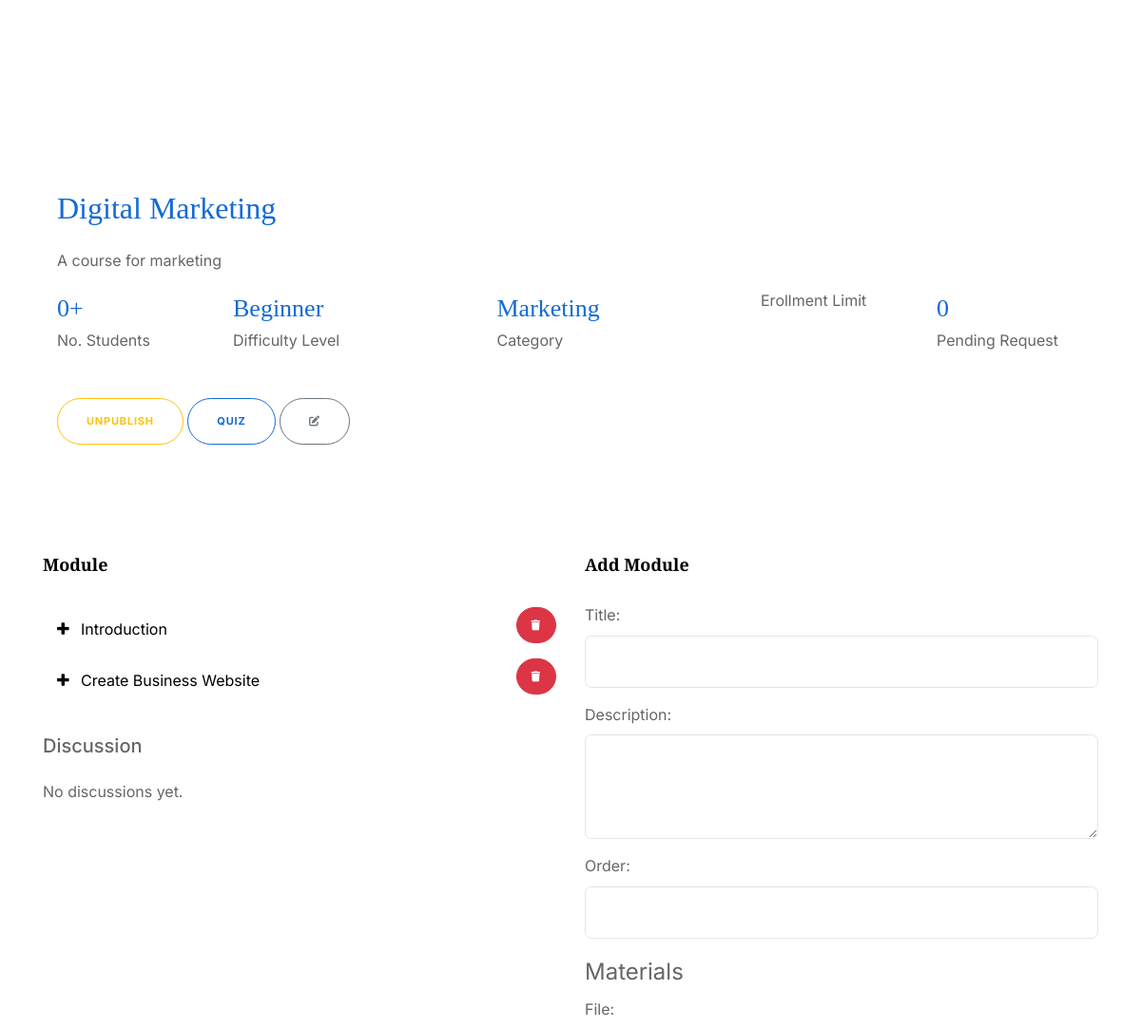
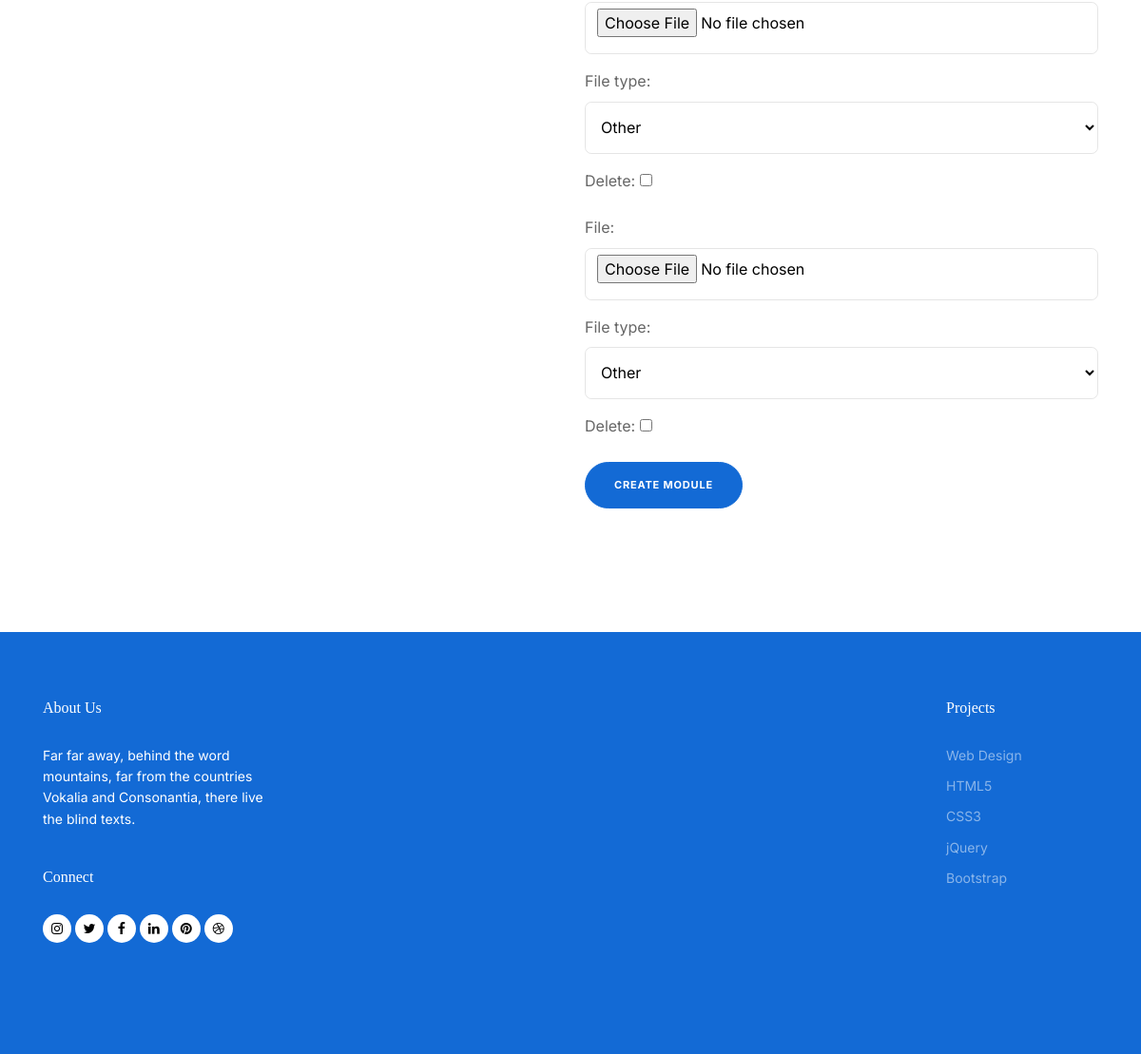
The app's page /instructor/course/7/ with its own data (2 pictures, top to bottom).
### core/models.py (models this page shows, shortened)
class Course(models.Model):
    DIFFICULTY_LEVEL_CHOICES = [
        ('Beginner', 'Beginner'),
        ('Intermediate', 'Intermediate'),
        ('Advanced', 'Advanced'),
    ]
    title = models.CharField(max_length=200)
    description = models.TextField()
    instructor = models.ForeignKey(CustomUser, limit_choices_to={'role': 'instructor'}, on_delete=models.SET_NULL, null=True, blank=True)
    category = models.ForeignKey('CourseCategory', on_delete=models.SET_NULL, null=True, blank=True,related_name='course')
    prerequisites = models.ManyToManyField('self', blank=True, symmetrical=False, related_name='required_by')
    difficulty_level = models.CharField(max_length=50, choices=DIFFICULTY_LEVEL_CHOICES)
    is_published = models.BooleanField(default=False)
    created_at = models.DateTimeField(auto_now_add=True)
    updated_at = models.DateTimeField(auto_now=True)

class CourseCategory(models.Model):
    name = models.CharField(max_length=100)
    parent_category = models.ForeignKey(MainCategory, null=True, blank=True, on_delete=models.SET_NULL, related_name='subcategories')
    def __str__(self):
        return self.name

class CourseModule(models.Model):
    course = models.ForeignKey(Course, on_delete=models.CASCADE, related_name='modules')
    title = models.CharField(max_length=200)
    description = models.TextField(blank=True)
    order = models.PositiveIntegerField()
    class Meta:
        ordering = ['order']

### instructor/views.py (the view, shortened to what this page needs)
# urls.py: path('course/<int:course_id>/', CourseDetailView.as_view(), name='course_detail'),
class CourseDetailView(View):
    def get(self, request, *args, **kwargs):
        course_id = kwargs.get('course_id')
        course = get_object_or_404(Course, id=course_id)
        module_form = CourseModuleForm()
        module_formset = ModuleMaterialFileFormSet(instance=CourseModule())  # Pass a new, empty instance
        modules = CourseModule.objects.filter(course=course)
        course_form = CourseForm(instance=course)
        pending_count = EnrollmentRequest.objects.filter(course=course, status='pending').count()
        accepted_count = EnrollmentRequest.objects.filter(course=course, status='approved').count()
        discussion_form = DiscussionForm()
        discussions = Discussion.objects.filter(course=course).order_by('timestamp')
        discussions_dict = {}
        return render(request, 'instructor_course_detail.html', {
            'course': course,
            'module_form': module_form,
            'module_formset': module_formset,
            'modules': modules,
            'course_form': course_form,
            'pending_count': pending_count,
            'accepted_count': accepted_count,
            'discussions': discussions_dict,
            'discussion_form': discussion_form
        })

### instructor/forms.py
class CourseModuleForm(forms.ModelForm):
    class Meta:
        model = CourseModule
        fields = ['title', 'description', 'order']
        widgets = {
            'title': forms.TextInput(attrs={'class': 'form-control'}),
            'description': forms.Textarea(attrs={'class': 'form-control',"rows": 4}),
            'order': forms.NumberInput(attrs={'class': 'form-control'}),
        }

class CourseForm(forms.ModelForm):
    class Meta:
        model = Course
        fields = ['title', 'description', 'category', 'difficulty_level']
        widgets = {
            'title': forms.TextInput(attrs={'class': 'form-control'}),
            'description': forms.Textarea(attrs={'class': 'form-control',"rows": 4}),
            'category': forms.Select(attrs={'class': 'form-control'}),
            'difficulty_level': forms.Select(attrs={'class': 'form-control'}),
        }
    def __init__(self, *args, **kwargs):
        super().__init__(*args, **kwargs)
        self.fields['category'].queryset = CourseCategory.objects.all()

### instructor/templates/instructor_course_detail.html (shortened to what this page needs)
{% extends "base1.html" %}
{%load static%}
{% block body_block %}
    <div class="untree_co-section">
      <div class="container">
        <div class="untree_co-section">
          <div class="container">
            <div class="row justify-content-between">
              <div class="col-lg-12">
                <h2 class="line-bottom mb-4" data-aos="fade-up" data-aos-delay="0">{{ course.title }}</h2>
                <p data-aos="fade-up" data-aos-delay="100">{{ course.description }}</p>
                <div class="row count-numbers mb-5">
                  <div class="col-2 col-lg-2" data-aos="fade-up" data-aos-delay="0">
                    <a href="{%url 'course_enrolled_students' course.id%}"><span class="counter d-block"><span data-number="{{ accepted_count }}">0</span><span>+</span></span>
                    </a>
                    <span class="caption-2">No. Students</span>
                  </div>
                  <div class="col-3 col-lg-3" data-aos="fade-up" data-aos-delay="100">
                    <span class="counter d-block">{{ course.difficulty_level}}</span>
                    <span class="caption-2">Difficulty Level</span>
                  </div>
                  <div class="col-3 col-lg-3" data-aos="fade-up" data-aos-delay="100">
                    <span class="counter d-block">{{ course.category}}</span>
                    <span class="caption-2">Category</span>
                  </div>
                  <div class="col-2 col-lg-2" data-aos="fade-up" data-aos-delay="100">
                    <span class="caption-2">Erollment Limit</span>
                  </div>
                  <div class="col-2 col-lg-2" data-aos="fade-up" data-aos-delay="100">
                    <a href="{%url 'pending_requests'%}?course_id={{course.id}}"><span class="counter d-block"><span data-number="{{ pending_count }}">0</span></span></a>
                    <span class="caption-2">Pending Request</span>
                  </div>
                </div>
                <p data-aos="fade-up" data-aos-delay="200">
                  <form method="post" style="display:inline;">
                    {% if course.is_published %}
                    <button type="submit" name="unpublish" class="btn btn-outline-warning btn-xs">Unpublish</button>
                    {% else %}
                    <button type="submit" name="publish" class="btn btn-outline-success btn-xs">Publish</button>
                    {% endif %}
                  </form>
                  <a href="{%url 'instructor_course_quiz' course.id%}"><button class="btn btn-outline-primary">Quiz</button></a>
                  <button type="button" class="btn btn-outline-secondary btn-xs" data-toggle="modal" data-target="#editModal{{ course.id }}"><i class="fa fa-edit"></i></button>
                </p>
              </div>
            </div>
          </div>
        </div>
        <div class="row">
          <div class="col-lg-6">
            <div class="custom-block" data-aos="fade-up">
              <h2 class="section-title">Module</h2>
              <div class="custom-accordion" id="accordion_1">
                {% for module in modules %}
                    <div class="accordion-item">
                        <h2 class="mb-0 d-flex">
                            <button class="btn btn-link collapsed" type="button" data-toggle="collapse" data-target="#collapse_{{ module.id }}" aria-expanded="false" aria-controls="collapse_{{ module.id }}">
                                {{ module.title }}
                            </button>
                            <form action="{% url 'delete_course_module' course_id=course.id %}" method="post" style="display:inline;">
                              <button type="submit" class="btn btn-sm btn-danger">
                                  <i class="fa fa-trash"></i>
                              </button>
                           </form>
                        </h2>
                    </div>
                {% empty %}
                    <div class="accordion-item">
                        <div class="accordion-body">
                            No modules available.
                        </div>
                    </div>
                {% endfor %}
              </div>
            </div>
              <h5>Discussion</h5>
              <div class="discussion-container mt-4">
              {% for message_id, discussion_data in discussions.items %}
                  {% with discussion=discussion_data.message %}
                  <div class="border p-3 mb-2">
                      <strong>{{ discussion.sender.get_full_name }}:</strong> {{ discussion.message }}<br>
                      <small class="text-muted">{{ discussion.timestamp }}</small>
                      {% if discussion.sender != request.user %}
                          <button type="button" class="btn btn-outline-secondary btn-sm" onclick="showReplyForm({{ discussion.id }}, '{{ discussion.sender.get_full_name }}')">Reply</button>
                      {% endif %}
                      <div id="reply-form-{{ discussion.id }}" class="reply-form" style="display: none;">
                        <h5>Reply to <span id="reply-to-name-{{ discussion.id }}"></span></h5>
                        <form method="post" action="{% url 'instructor_course_detail' course.id %}">
                            {% csrf_token %}
                            <input type="hidden" name="message_id" value="{{ discussion.id }}">
                            <input type="hidden" name="send_reply" value="true">
                            <input type="hidden" name="receiver_id" value="{{ discussion.sender.id }}">
                            <div class="form-group">
                                <textarea name="message" class="form-control" rows="4" placeholder="Type your reply here..."></textarea>
                            </div>
                            <button type="submit" class="btn btn-primary">Send Reply</button>
                        </form>
                      </div>
                  {% endwith %}
                  {% for reply in discussion_data.replies %}
                      <div class="border-left pl-3 mt-2">
                          <strong>{{ reply.sender.get_full_name }}:</strong> {{ reply.message }}<br>
                          <small class="text-muted">{{ reply.timestamp }}</small>
                      </div>
                  {% endfor %}
                </div>
              {% empty %}
              <p>No discussions yet.</p>
              {% endfor %}
          </div>
          </div>
          <div class="col-lg-6">
            <div class="custom-block" data-aos="fade-up" data-aos-delay="100">
              <h2 class="section-title">Add Module</h2>
              <form method="post" enctype="multipart/form-data">
                {{ module_form.as_p }}
                <fieldset>
                  <legend>Materials</legend>
                  {% for form in module_formset %}
                    {{ form.as_p }}
                  {% endfor %}
                </fieldset>
                <button type="submit" class="btn btn-primary">Create Module</button>
              </form>
            </div>
          </div>
        </div>
      </div>
    </div>
{% endblock %}

### instructor/static/instructor/css/style.css (style rules this page uses)
body { font-family: "Inter", sans-serif; line-height: 1.6; background-color: #ffffff; overflow-x: hidden; font-size: 16px; color: #666; }
body:before { content: ""; position: fixed; top: 0; left: 0; z-index: 99; right: 0; bottom: 0; background: rgba(0, 0, 0, 0.2); opacity: 0; visibility: hidden; -webkit-transition: .3s all ease; -o-transition: .3s all ease; transition: .3s all ease; }
a { color: #136ad5; -webkit-transition: .3s all ease; -o-transition: .3s all ease; transition: .3s all ease; }
h1, .h1, h2, .h2, h3, .h3, h4, .h4 { font-family: "Display Playfair", serif; color: #black; }
.btn { padding-top: 15px; padding-bottom: 15px; padding-left: 30px; padding-right: 30px; border-radius: 30px; font-size: 11px; text-transform: uppercase; font-weight: 700; letter-spacing: .05rem; }
.btn.btn-primary { background: #136ad5; border-color: #136ad5; }
.btn.btn-sm { padding-top: 10px; padding-bottom: 10px; padding-left: 15px; padding-right: 15px; }
.btn.btn-outline-primary { border-color: #136ad5; color: #136ad5; }
.form-control, .custom-select { border: none; font-size: 16px; height: 55px; background: transparent; border: 1px solid rgba(0, 0, 0, 0.1); border-radius: 7px; color: #000000; }
.untree_co-section { padding: 100px 0; position: relative; }
.line-bottom { position: relative; padding-bottom: 0px; color: #136ad5; }
.line-bottom:before { display: none; content: ""; position: absolute; width: 40px; height: 3px; background: #ec661f; bottom: 0; }
.count-numbers .counter { font-size: 26px; font-family: "Display Playfair", serif; color: #136ad5; }
.custom-block { margin-bottom: 30px; }
.custom-block .section-title { font-size: 18px; font-weight: 700; }
.custom-accordion .accordion-item { margin-bottom: 0px; position: relative; border-radius: 0px; overflow: hidden; }
.custom-accordion .accordion-item .btn-link { display: block; width: 100%; padding: 15px 0; text-decoration: none; text-align: left; color: #000000; background: transparent; border: none; padding-left: 40px; border-radius: 0; position: relative; -webkit-box-shadow: none !important; box-shadow: none !important; text-transform: none !important; letter-spacing: normal !important; font-weight: normal !important; font-family: "Inter", sans-serif; font-size: 16px !important; }
.custom-accordion .accordion-item .btn-link:before { font-family: 'icomoon'; content: "\f067"; position: absolute; top: 50%; -webkit-transform: translateY(-50%); -ms-transform: translateY(-50%); transform: translateY(-50%); left: 15px; }
.section-title { color: #000000; margin-bottom: 30px; }

### instructor/templates/instructor_course_detail.html (style rules this page uses)
.discussion-container { max-height: 270px; overflow-y: auto; padding-right: 15px; }

### records on screen
Course: title "Digital Marketing", description "A course for marketing", difficulty_level "Beginner", category "Marketing"
CourseModule: title "Introduction"
CourseModule: title "Create Business Website"
